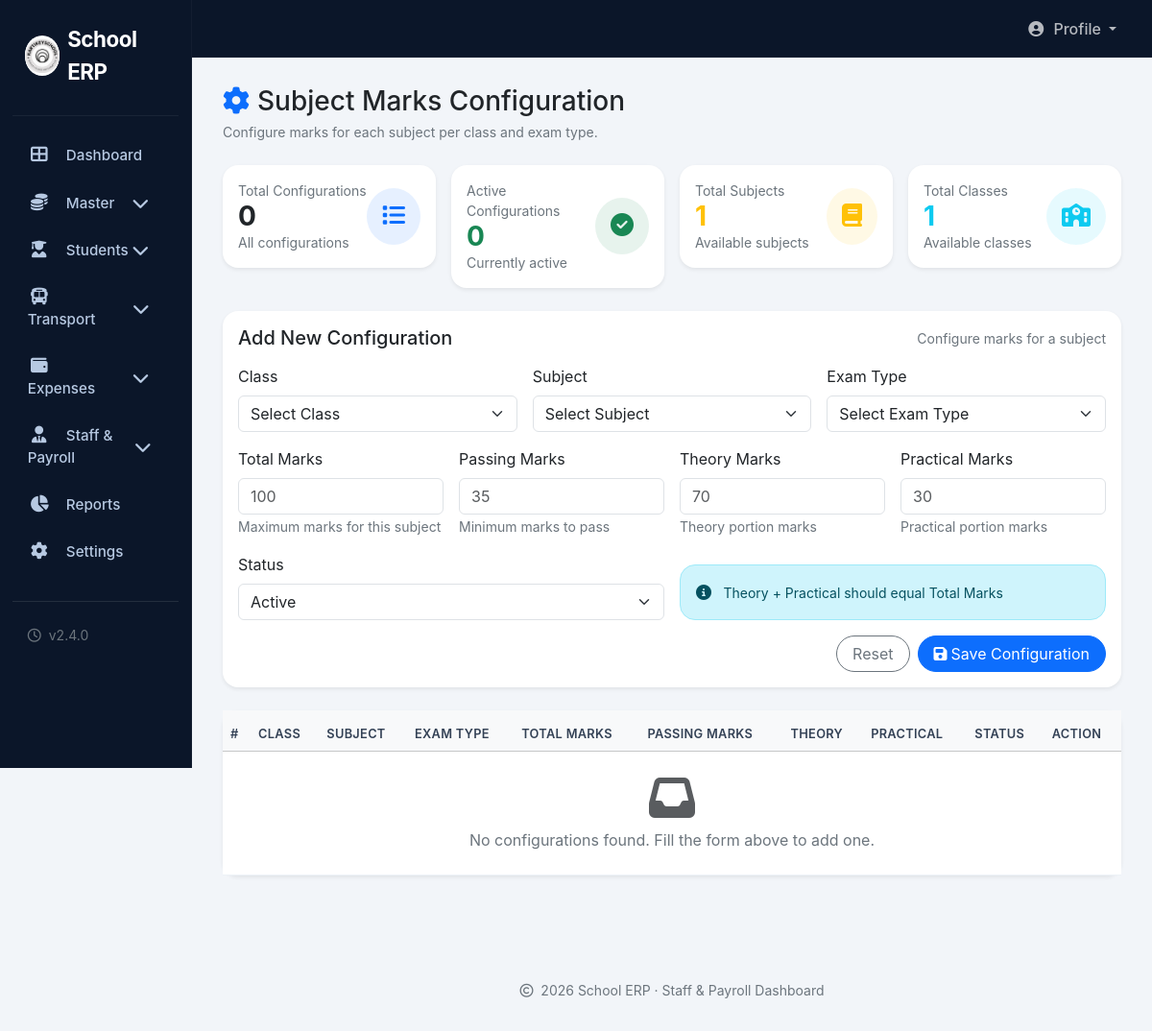
Before: /admin/marks.php (signed in) with the older database file.
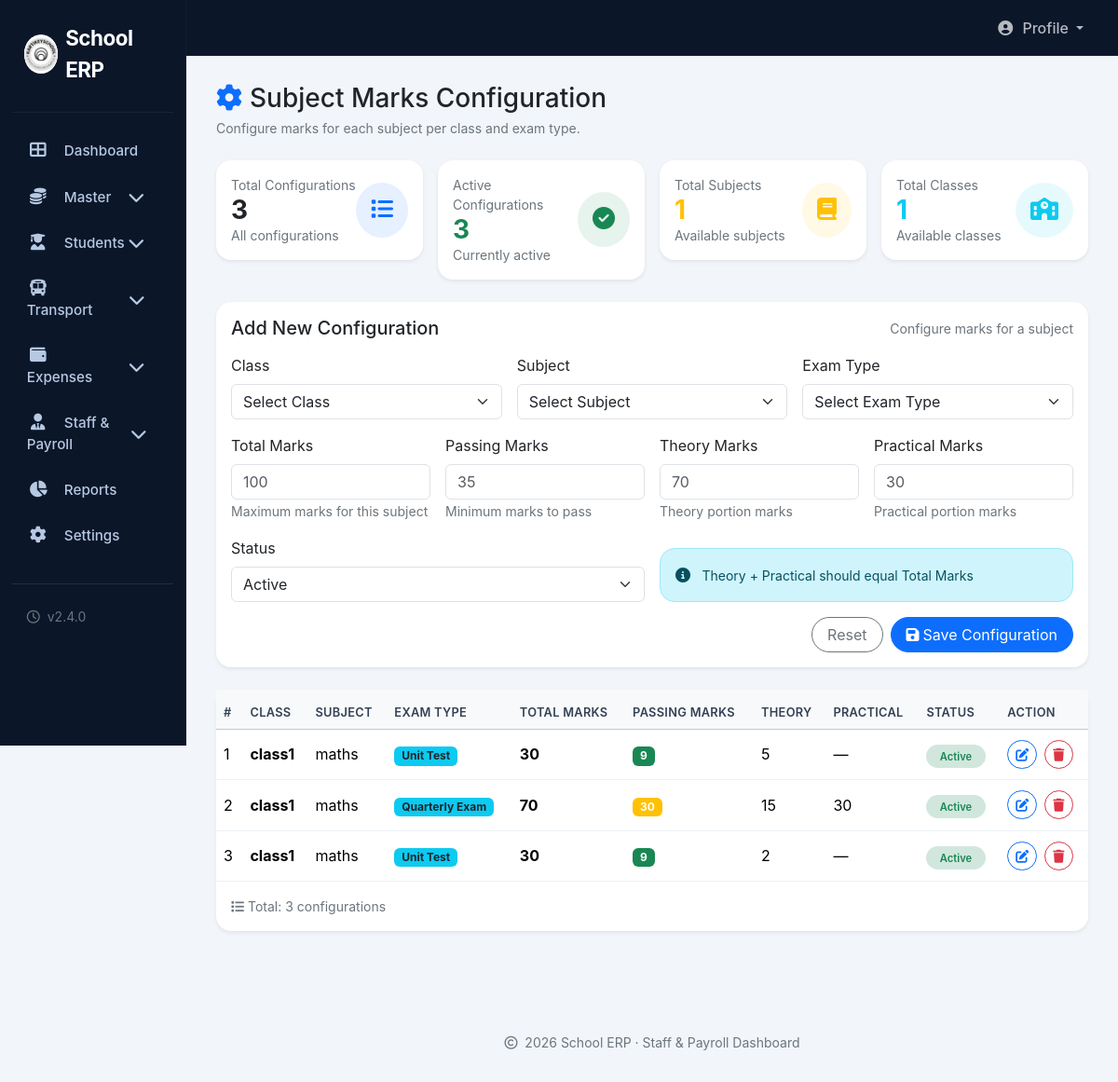
After: the same page with the newer database file.
### tables this page shows
CREATE TABLE `subject_marks_config` (
  `id` int(11) NOT NULL,
  `class_id` int(11) DEFAULT NULL,
  `class_name` varchar(100) DEFAULT NULL,
  `subject_id` int(11) DEFAULT NULL,
  `subject_name` varchar(100) DEFAULT NULL,
  `exam_type` varchar(50) DEFAULT NULL,
  `total_marks` int(11) NOT NULL,
  `passing_marks` int(11) NOT NULL,
  `theory_marks` int(11) DEFAULT 0,
  `practical_marks` int(11) DEFAULT 0,
  `status` enum('Active','Inactive') DEFAULT 'Active',
  `created_at` timestamp NOT NULL DEFAULT current_timestamp()
);

### admin/marks.php (the view, shortened to what the rows shown need)
<?php
include '../config/config.php';
try {
    $stmt = $conn->query("SELECT * FROM subject_marks_config ORDER BY id DESC");
    $configs = $stmt->fetchAll(PDO::FETCH_ASSOC);
} catch (Exception $e) {
    $configs = [];
    $error = 'Failed to load configurations: ' . $e->getMessage();
}
include 'includes/header.php';
?>
<div class="main-content">
    <div class="card border-0 rounded-4 shadow-sm">
        <div class="card-body p-0">
            <div class="table-responsive">
                <table class="table table-custom align-middle mb-0">
                    <thead class="table-light">
                        <tr>
                            <th>#</th>
                            <th>Class</th>
                            <th>Subject</th>
                            <th>Exam Type</th>
                            <th>Total Marks</th>
                            <th>Passing Marks</th>
                            <th>Theory</th>
                            <th>Practical</th>
                            <th>Status</th>
                            <th>Action</th>
                        </tr>
                    </thead>
                    <tbody>
                        <?php if (count($configs) > 0): ?>
                            <?php $i = 1; foreach ($configs as $config): ?>
                                <tr>
                                    <td><?= $i++ ?></td>
                                    <td><strong><?= htmlspecialchars($config['class_name']) ?></strong></td>
                                    <td><?= htmlspecialchars($config['subject_name']) ?></td>
                                    <td><span class="badge bg-info text-dark"><?= htmlspecialchars($config['exam_type']) ?></span></td>
                                    <td><strong><?= $config['total_marks'] ?></strong></td>
                                    <td>
                                        <span class="badge <?= $config['passing_marks'] <= $config['total_marks'] * 0.4 ? 'bg-success' : 'bg-warning' ?>">
                                            <?= $config['passing_marks'] ?>
                                        </span>
                                    </td>
                                    <td><?= $config['theory_marks'] ?: '—' ?></td>
                                    <td><?= $config['practical_marks'] ?: '—' ?></td>
                                    <td>
                                        <?php if ($config['status'] == 'Active'): ?>
                                            <span class="status-badge bg-success-subtle text-success">Active</span>
                                        <?php else: ?>
                                            <span class="status-badge bg-danger-subtle text-danger">Inactive</span>
                                        <?php endif; ?>
                                    </td>
                                    <td>
                                        <div class="d-flex gap-2">
                                            <a href="marks.php?edit_id=<?= $config['id'] ?>" class="btn btn-sm btn-outline-primary rounded-pill" title="Edit">
                                                <i class="fas fa-edit"></i>
                                            </a>
                                            <form method="post" onsubmit="return confirm('Are you sure you want to delete this configuration?')" style="display:inline;">
                                                <button type="submit" name="delete_subject_marks" class="btn btn-sm btn-outline-danger rounded-pill" title="Delete">
                                                    <i class="fas fa-trash"></i>
                                                </button>
                                            </form>
                                        </div>
                                    </td>
                                </tr>
                            <?php endforeach; ?>
                        <?php endif; ?>
                    </tbody>
                </table>
            </div>
        </div>
    </div>
</div>
<?php
include 'includes/footer.php';
?>

Changed rows visible on the page:
added subject_marks_config: class_name "class1", subject_name "maths", exam_type "Unit Test", total_marks "30", passing_marks "9", theory_marks "5", practical_marks "—", status "Active"
added subject_marks_config: class_name "class1", subject_name "maths", exam_type "Quarterly Exam", total_marks "70", passing_marks "30", theory_marks "15", practical_marks "30", status "Active"
added subject_marks_config: class_name "class1", subject_name "maths", exam_type "Unit Test", total_marks "30", passing_marks "9", theory_marks "2", practical_marks "—", status "Active"
Other visible differences:
$total_configs: "0" → "3"
$active_configs: "0" → "3"
count($configs): (not shown) → "3"
text no longer shown: "No configurations found. Fill the form above to add one."
text now shown: "Total: configurations"
